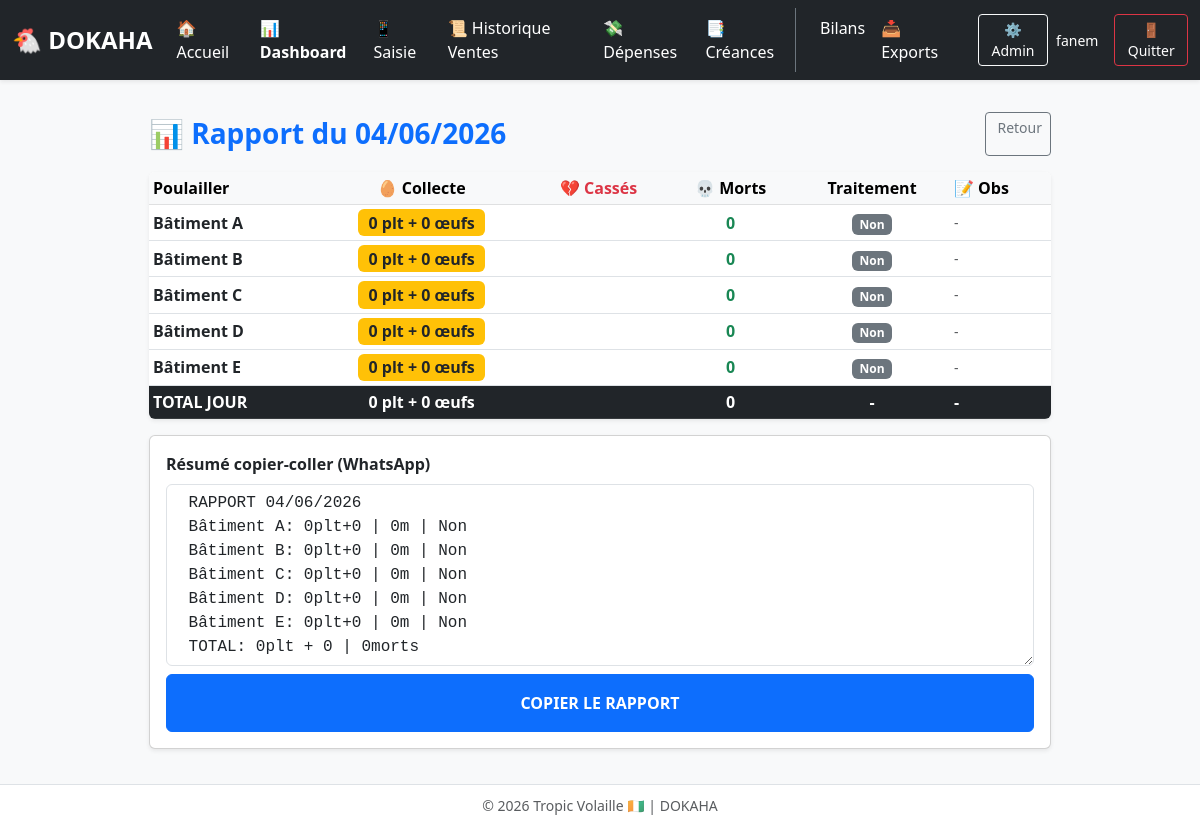
The app's page /rapport-jour/ (signed in) with its own data.
### gestion/models.py (models this page shows, shortened)
class Poulailler(models.Model):
    nom = models.CharField(max_length=100, default="")
    effectif_initial = models.PositiveIntegerField(default=0)

### gestion/views.py (the view)
# urls.py: path('rapport-jour/', views.rapport_jour, name='rapport_jour'),
@login_required
def rapport_jour(request):
    from .models import Poulailler, SortiePoules
    from django.db.models import Sum
    from django.shortcuts import render
    from datetime import date
    today = date.today()
    date_str = today.strftime("%d/%m/%Y")
    data = []
    t_mort, t_plt, t_oeufs = 0, 0, 0
    for p in Poulailler.objects.all():
        mort = int(SortiePoules.objects.filter(date=today, poulailler=p, type_sortie='mortalite').aggregate(t=Sum('nombre'))['t'] or 0)
        t_mort += mort
        plt, oeufs = 0, 0
        try:
            from .models import ProductionOeufs
            if c:
                plt = int(getattr(c, 'plateaux', getattr(c, 'unites', 0)) or 0)
                oeufs = int(getattr(c, 'oeufs_unites', getattr(c, 'oeufs', getattr(c, 'unites', 0))) or 0)
        except:
            pass  # Si aucune entrée n'existe pour aujourd'hui, on reste à 0
        t_plt += plt
        t_oeufs += oeufs
        try:
            from .models import SanteRecord
            treated = "Oui" if SanteRecord.objects.filter(date=today, poulailler=p).exists() else "Non"
            obs = ""
            rec = SanteRecord.objects.filter(date=today, poulailler=p).last()
            if rec and rec.note: obs = rec.note[:20]
        except:
            treated, obs = "Non", ""
        data.append({'nom': p.nom, 'mort': mort, 'plt': plt, 'oeufs': oeufs, 'tx': treated, 'obs': obs})
    txt = f" RAPPORT {date_str}\n"
    for d in data:
        txt += f" {d['nom']}: {d['plt']}plt+{d['oeufs']} | {d['mort']}m | {d['tx']}\n"
    txt += f" TOTAL: {t_plt}plt + {t_oeufs} | {t_mort}morts"
    return render(request, 'gestion/rapport_jour.html', {
        'date_str': date_str, 'data': data,
        't_mort': t_mort, 't_plt': t_plt, 't_oeufs': t_oeufs,
        'rapport_text': txt
    })

### gestion/templates/gestion/rapport_jour.html (shortened to what this page needs)
{% extends "gestion/base.html" %}
{% block content %}
<div class="container-fluid px-2 px-md-4 mt-3" style="max-width:950px">
    <div class="d-flex justify-content-between align-items-center mb-3">
        <h3 class="fw-bold text-primary mb-0">📊 Rapport du {{ date_str }}</h3>
        <a href="/terrain/" class="btn btn-outline-secondary btn-sm">️ Retour</a>
    </div>
        <div class="table-responsive bg-white rounded shadow-sm mb-3">
        <table class="table table-sm table-hover align-middle mb-0">
            <thead class="table-light">
                <tr>
                    <th class="fw-bold">Poulailler</th>
                    <th class="text-center fw-bold">🥚 Collecte</th>
                    <th class="text-center fw-bold text-danger">💔 Cassés</th>
                    <th class="text-center fw-bold">💀 Morts</th>
                    <th class="text-center fw-bold"> Traitement</th>
                    <th class="fw-bold">📝 Obs</th>
                </tr>
            </thead>
            <tbody>
                {% for d in data %}
                <tr>
                    <td class="fw-bold">{{ d.nom }}</td>
                    <td class="text-center"><span class="badge bg-warning text-dark fs-6">{{ d.plt }} plt + {{ d.oeufs }} œufs</span></td>
                    <td class="text-center fw-bold {% if d.casses > 0 %}text-danger{% else %}text-success{% endif %}">{{ d.casses }}</td>
                    <td class="text-center fw-bold {% if d.mort > 0 %}text-danger{% else %}text-success{% endif %}">{{ d.mort }}</td>
                    <td class="text-center">{% if d.tx == "Oui" %}<span class="badge bg-success">Oui</span>{% else %}<span class="badge bg-secondary">Non</span>{% endif %}</td>
                    <td class="small text-muted">{{ d.obs|default:"-" }}</td>
                </tr>
                {% empty %}
                <tr><td colspan="6" class="text-center py-3 text-muted">Aucun poulailler enregistré</td></tr>
                {% endfor %}
                <tr class="table-dark fw-bold">
                    <td>TOTAL JOUR</td>
                    <td class="text-center">{{ t_plt }} plt + {{ t_oeufs }} œufs</td>
                    <td class="text-center">{{ t_casses }}</td>
                    <td class="text-center">{{ t_mort }}</td>
                    <td class="text-center">-</td>
                    <td>-</td>
                </tr>
            </tbody>
        </table>
    </div>
    <div class="card shadow-sm p-3">
        <label class="form-label fw-bold"> Résumé copier-coller (WhatsApp)</label>
        <textarea class="form-control font-monospace small" rows="7" id="rapportBox" readonly>{{ rapport_text }}</textarea>
        <button onclick="copierRapport()" class="btn btn-primary w-100 mt-2 fw-bold py-3"> COPIER LE RAPPORT</button>
    </div>
</div>
{% endblock %}

### gestion/templates/gestion/base.html (shortened to what this page needs)
{% load static %}
<!DOCTYPE html>
<html lang="fr">
<head>
    <link href="https://cdn.jsdelivr.net/npm/bootstrap@5.3.0/dist/css/bootstrap.min.css" rel="stylesheet">
    <link rel="stylesheet" href="https://cdn.jsdelivr.net/npm/bootstrap-icons@1.11.0/font/bootstrap-icons.css">
</head>
<body>
<nav class="navbar navbar-expand-lg navbar-dark bg-dark shadow-sm py-2">
  <div class="container-fluid">
    <a class="navbar-brand fw-bold fs-4" href="/">🐔 DOKAHA</a>
    <div class="collapse navbar-collapse" id="mainNavbar">
      <ul class="navbar-nav me-auto mb-2 mb-lg-0">
        <li class="nav-item"><a class="nav-link" href="/">🏠 Accueil</a></li>
        <li class="nav-item"><a class="nav-link fw-bold text-warning" href="/dashboard/">📊 Dashboard</a></li>
        <li class="nav-item"><a class="nav-link" href="/terrain/">📱 Saisie</a></li>
        <li class="nav-item"><a class="nav-link" href="/vente/">📜 Historique Ventes</a></li>
        <li class="nav-item"><a class="nav-link" href="/depenses/">💸 Dépenses</a></li>
        <li class="nav-item"><a class="nav-link" href="/credits/">📑 Créances</a></li>
      </ul>
      <ul class="navbar-nav mb-2 mb-lg-0 border-start border-secondary ps-lg-3">
        <li class="nav-item"><a class="nav-link" href="/finance/"> Bilans</a></li>
        <li class="nav-item"><a class="nav-link" href="/finance/export-excel/">📥 Exports</a></li>
      </ul>
      <div class="d-flex align-items-center ms-lg-4">
        <a href="/admin/" class="btn btn-sm btn-outline-light me-2">⚙️ Admin</a>
        <span class="text-light small me-3 d-none d-md-inline">{{ user.username|default:"Fanem" }}</span>
        <a href="/logout/" class="btn btn-sm btn-outline-danger">🚪 Quitter</a>
      </div>
    </div>
  </div>
</nav>
<div class="container-fluid px-3 py-3">
    {% block content %}{% endblock %}
</div>
<footer class="fixed-bottom text-center text-muted py-2 bg-white border-top">
    <small>© {% now "Y" %} Tropic Volaille 🇨🇮 | DOKAHA</small>
</footer>
</body>
</html>

### gestion/templates/gestion/base.html (style rules this page uses)
:root { --primary:#0d6efd; --success:#198754; --danger:#dc3545; --warning:#ffc107; }
body { background:#f8f9fa; font-family:system-ui,-apple-system,sans-serif; padding-bottom:60px; }
.navbar-brand { font-weight:700; }
.nav-link { font-weight:500; padding:0.5rem 1rem; }
.btn { min-height:44px; }
.navbar a, .navbar span, .navbar .nav-link, .navbar .btn { color: #ffffff !important; }

### records on screen
Poulailler: nom "Bâtiment A"
Poulailler: nom "Bâtiment B"
Poulailler: nom "Bâtiment C"
Poulailler: nom "Bâtiment D"
Poulailler: nom "Bâtiment E"

### other values on screen
{{ user.username|default:"Fanem" }} "fanem"
{{ d.plt }} "0" "0" "0" "0" "0"
{{ d.oeufs }} "0" "0" "0" "0" "0"
{{ d.mort }} "0" "0" "0" "0" "0"
{{ d.obs|default:"-" }} "-" "-" "-" "-" "-"
{{ t_plt }} "0"
{{ t_oeufs }} "0"
{{ t_mort }} "0"
